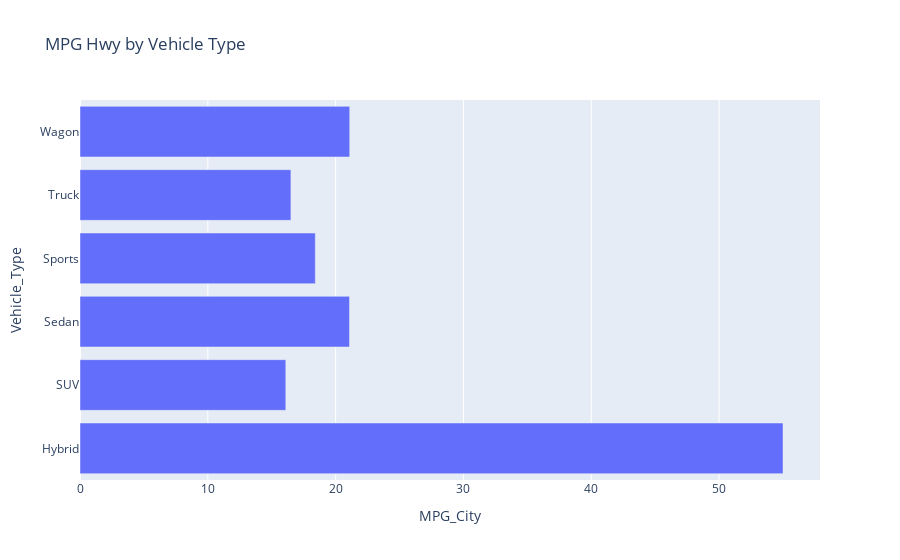

The notebook cell saved with this chart:
### Markdown cell above
### Horizontal Bar Chart

### Code cell
px.bar(df_grouped, x='MPG_City', y='Vehicle_Type', title='MPG Hwy by Vehicle Type')

### Figure 1 — Plotly figure (JSON) as saved in the notebook; plotly's stock layout.template omitted (floating-point values rounded to 4 significant figures)
{"data": [{"hovertemplate": "MPG_City=%{x}<br>Vehicle_Type=%{y}<extra></extra>", "legendgroup": "", "marker": {"color": "#636efa", "pattern": {"shape": ""}}, "name": "", "orientation": "h", "showlegend": false, "textposition": "auto", "type": "bar", "x": [55.0, 16.1, 21.08, 18.41, 16.5, 21.1], "xaxis": "x", "y": ["Hybrid", "SUV", "Sedan", "Sports", "Truck", "Wagon"], "yaxis": "y"}], "layout": {"barmode": "relative", "legend": {"tracegroupgap": 0}, "title": {"text": "MPG Hwy by Vehicle Type"}, "xaxis": {"anchor": "y", "domain": [0, 1], "title": {"text": "MPG_City"}}, "yaxis": {"anchor": "x", "domain": [0, 1], "title": {"text": "Vehicle_Type"}}}}
